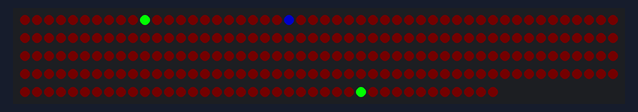
A sketch run on a simulated Arduino Uno, built with avr-gcc and run on an emulated ATmega328P. Parts: 240 RGB LEDs in strip order, left to right, continuing on the next row.

Above: at 0.47 s.

The sketch:

CalibratePlatformLEDs.ino
```cpp
#include <Adafruit_NeoPixel.h>

// Parameter 1 = number of pixels in strip
// Parameter 2 = pin number (most are valid)
// Parameter 3 = pixel type flags, add together as needed:
//   NEO_RGB     Pixels are wired for RGB bitstream
//   NEO_GRB     Pixels are wired for GRB bitstream
//   NEO_KHZ400  400 KHz bitstream (e.g. FLORA pixels)
//   NEO_KHZ800  800 KHz bitstream (e.g. High Density LED strip)
Adafruit_NeoPixel strip = Adafruit_NeoPixel(240, 2, NEO_GRB + NEO_KHZ800);

void setup() {
  strip.begin();
  strip.show(); // Initialize all pixels to 'off'
  for(int i = 0; i < 240; i++) {
    strip.setPixelColor(i, strip.Color(1, 0, 0));
  }
  strip.setPixelColor(10,  strip.Color(0, 255, 0));
  strip.setPixelColor(228,  strip.Color(0, 255, 0));
}

int next = 0;
void loop() {
  // Some example procedures showing how to display to the pixels:
  delay(5);
  strip.setPixelColor(next, strip.Color(1,0,0));
  next++;
  if (next == 10 || next == 228)
    next++;
  if (next == 240)
    next = 0;
  strip.setPixelColor(next, strip.Color(0,0,100));

  strip.show();
}
```
